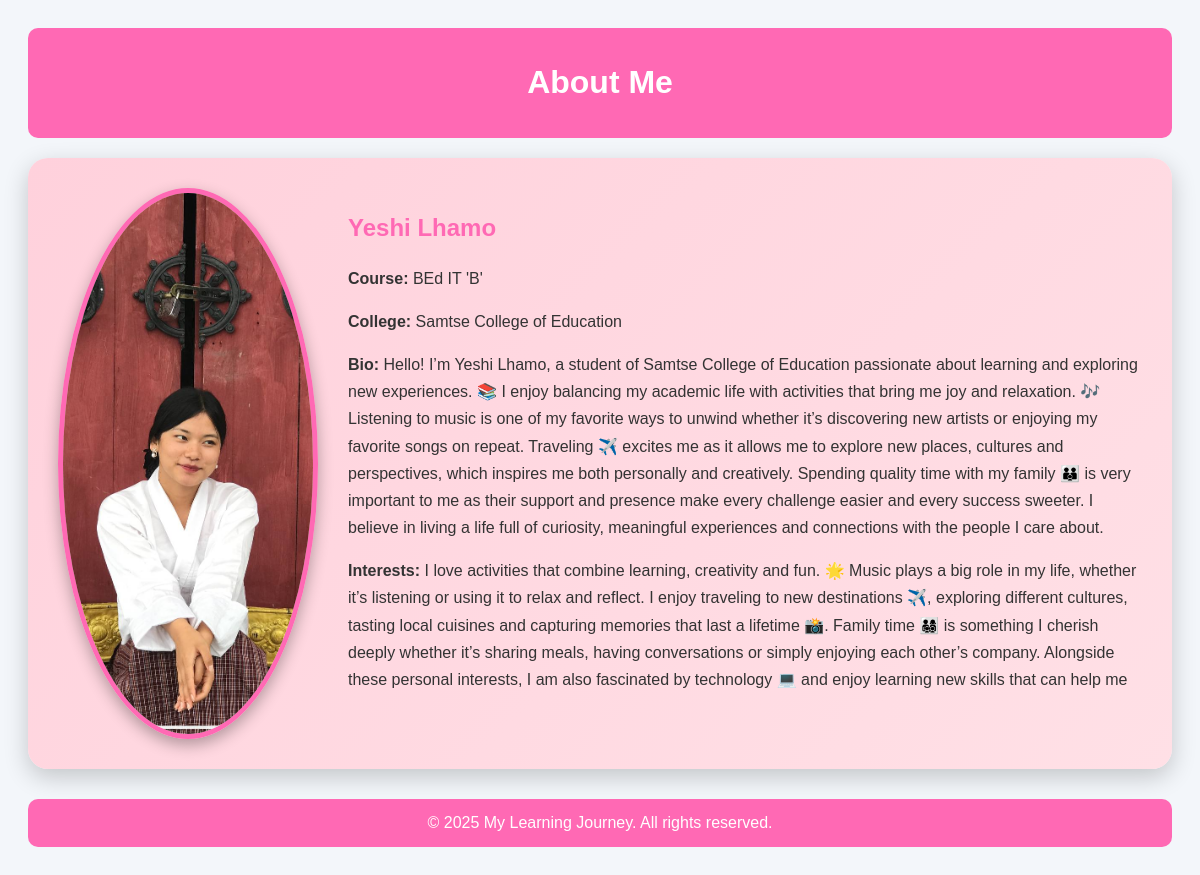
The page /about/ on the database its author committed.
### ylJourney/models.py (models this page shows, shortened)
class AboutMe(models.Model):
    full_name = models.CharField(max_length=100)
    course = models.CharField(max_length=100)
    college = models.CharField(max_length=150)
    bio = models.TextField()
    interests = models.TextField()
    goals = models.TextField()

### ylJourney/views.py (the view)
# urls.py: path('about/', views.aboutMe, name='about'),
def aboutMe(request):
    about = AboutMe.objects.first()
    return render(request, 'aboutMe.html', {'about': about})

### ylJourney/templates/aboutMe.html (shortened to what this page needs)
{% load static %}
<!DOCTYPE html>
<html lang="en">
<head>
    <link rel="stylesheet" href="{% static 'styles/styles.css' %}">
</head>
<body>
    <header>
        <h1>About Me</h1>
    </header>
    <section class="aboutme">
        <img src="{% static 'images/yega.jpg' %}" alt="About Me Admin Proof" width="300">
        <div class="about-text">
            <h2>{{ about.full_name }}</h2>
            <p><strong>Course:</strong> {{ about.course }}</p>
            <p><strong>College:</strong> {{ about.college }}</p>
            <p><strong>Bio:</strong> {{ about.bio }}</p>
            <p><strong>Interests:</strong> {{ about.interests }}</p>
        </div>
    </section>
    <footer>
        &copy; 2025 My Learning Journey. All rights reserved.
    </footer>
</body>
</html>

### ylJourney/static/styles/styles.css (style rules this page uses)
body { font-family: Arial; background-color: #f3f6fa; padding: 20px; }
header { background: #FF69B4; color: white; text-align: center; padding: 15px; border-radius: 10px; }
h2 { color: #FF69B4; margin-bottom: 15px; }
footer { text-align: center; margin-top: 30px; padding: 15px; background-color: #FF69B4; color: white; border-radius: 10px; }
section { background: white; padding: 20px; margin-top: 20px; border-radius: 10px; }
section.aboutme { display: flex; align-items: flex-start; gap: 30px; padding: 30px; background: linear-gradient(135deg, #ffd1dc, #ffe0e6); border-radius: 20px; box-shadow: 0 8px 25px rgba(0,0,0,0.2); flex-direction: row; }
section.aboutme img { max-width: 250px; height: auto; border-radius: 50%; border: 5px solid #ff69b4; box-shadow: 0 6px 15px rgba(0,0,0,0.3); transition: transform 0.4s ease; }
section.aboutme .about-text { flex: 1; font-size: 16px; line-height: 1.7; color: #333; max-height: 500px; overflow-y: auto; text-align: left; }

### rows shown on the page
AboutMe: full_name "Yeshi Lhamo", course "BEd IT 'B'", college "Samtse College of Education", bio "Hello! I’m Yeshi Lhamo, a student of Samtse College of Education passionate about learning and exploring new experiences. 📚 I enjoy balancing my academic life with activities that bring me joy and relaxation. 🎶 Listening to music is one of my favorite ways to unwind whether it’s discovering new artists or enjoying my favorite songs on repeat. Traveling ✈️ excites me as it allows me to explore new places, cultures and perspectives, which inspires me both personally and creatively. Spending quality time with my family 👪 is very important to me as their support and presence make every challenge easier and every success sweeter. I believe in living a life full of curiosity, meaningful…", interests "I love activities that combine learning, creativity and fun. 🌟 Music plays a big role in my life, whether it’s listening or using it to relax and reflect. I enjoy traveling to new destinations ✈️, exploring different cultures, tasting local cuisines and capturing memories that last a lifetime 📸. Family time 👨‍👩‍👧‍👦 is something I cherish deeply whether it’s sharing meals, having conversations or simply enjoying each other’s company. Alongside these personal interests, I am also fascinated by technology 💻 and enjoy learning new skills that can help me…"
